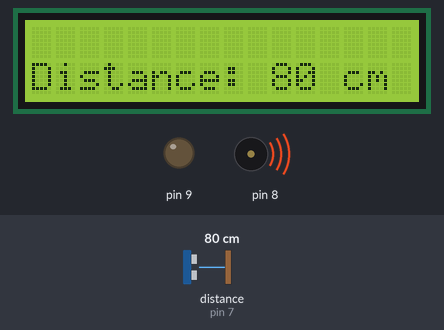
Recording of a sketch running on a simulated Arduino Uno, built with avr-gcc and run on an emulated ATmega328P. Parts: 16×2 character LCD, output pins drawn as LEDs (lit = HIGH), buzzer (waves = sounding). Wiring (inferred from the names in the program): ultrasonic range finder: trigger pin 7; echo pin 7. Dashed ring = blinking. The inputs (shaded band) are chosen by the test bench; at power-on: distance to the obstacle (sensor on pin 7) 80 cm. The echo pulse lasts 58.3 µs per cm.

Above: at 1.2 s.
1.3 s: distance to the obstacle (sensor on pin 7) set to 2 cm
At 2.39 s:
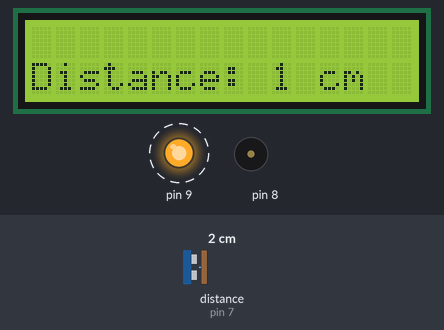
3.7 s: distance to the obstacle (sensor on pin 7) set to 18 cm
At 5.2 s:
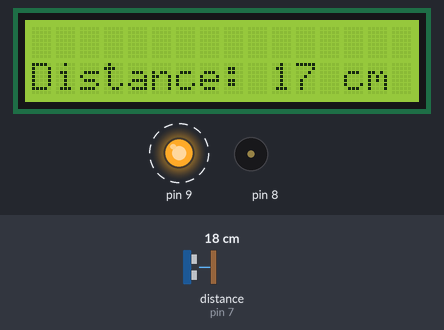
6.7 s: distance to the obstacle (sensor on pin 7) set to 60 cm
At 7.1 s:
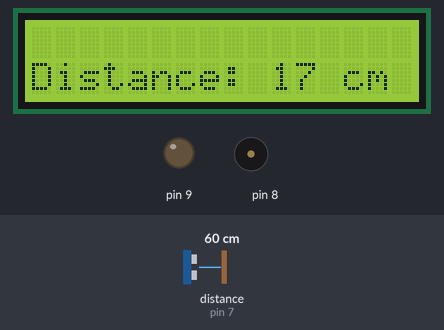
Timing chart, 0 to 9.7 s (numbered marks = the images above; inputs shaded):
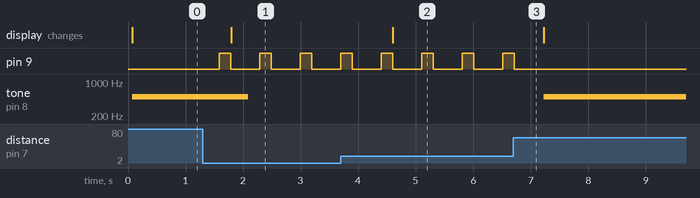

Measured:
- after the input at 1.3 s, pin 9: alternates HIGH for 0.20 s and LOW for 0.50 s, starting after 0.29 s; tone on pin 8: 500 Hz → silent after 0.79 s; the display: changes after 0.49 s (image 1)
- after the input at 3.7 s, the display: changes after 0.91 s (image 2)
- after the input at 6.7 s, pin 9: goes on until 6.7 s, then stays LOW; tone on pin 8: silent → 500 Hz after 0.52 s

The sketch:

CODE.ino
```cpp
#include <LiquidCrystal.h>

LiquidCrystal lcd(12, 11, 5, 4, 3, 2);

int pingPin=7;
void setup()
{
  lcd.begin(16, 2);
  lcd.clear();
  pinMode(8, OUTPUT);
  pinMode(9, OUTPUT);
}

void loop() {

  long duration,cm;
  pinMode(pingPin, OUTPUT);
  digitalWrite(pingPin, LOW);
  delayMicroseconds(2);
  digitalWrite(pingPin, HIGH);
  delayMicroseconds(5);
  digitalWrite(pingPin, LOW);
  pinMode(pingPin, INPUT);

  duration = pulseIn(pingPin, HIGH);
  cm = microsecondsToCentimeters(duration);

  if( (cm >=0) && (cm <20))
  {
    digitalWrite(9, HIGH);
    delay(200);
    digitalWrite(9, LOW);
  }
  if( (cm >= 20) && (cm < 40))
  {
    digitalWrite(9, HIGH);
    delay(100);
    digitalWrite(9, LOW);
  }
  if( cm >= 40 )
  {
    tone(8, 500,1000);
  }
  lcd.setCursor(0,1);
  lcd.print("Distance: ");
  lcd.print(cm);
  lcd.println(" cm");
  delay(500);
}
long microsecondsToCentimeters(long microseconds) {
  return microseconds / 29 / 2;
}
```
